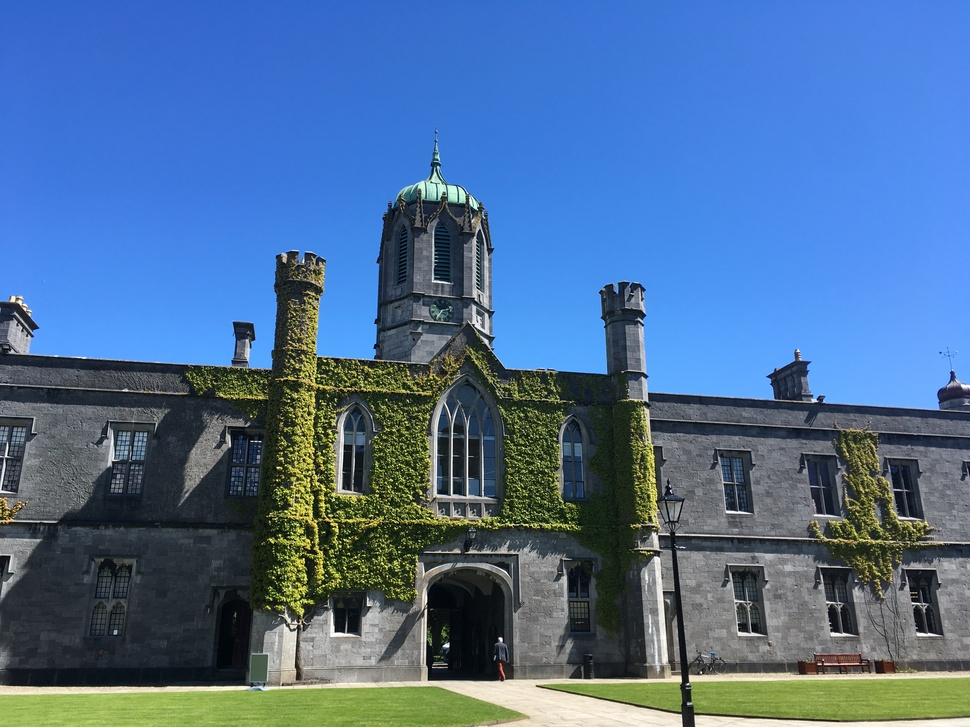
%> input picture Code/2018/ImageProcessing/test.jpg, 970 x 727 px, shrunk from 4032 x 3024 before the run
$ octave Test.m   (GNU Octave 9; MATLAB toolbox functions it lacks are replaced by stand-ins)
%> lines starting %> are read from the running program, lines starting %| are printed output that depends on the picture
clear;

% see https://www.colorspire.com/rgb-color-wheel/


f = imread('test.jpg');
%> f is the input picture: size 727x970x3 uint8; mean R, G, B 77.9, 111, 149.9
f1 = f;
f2 = f;
f3 = f;


 f1(:,:,1) =0;
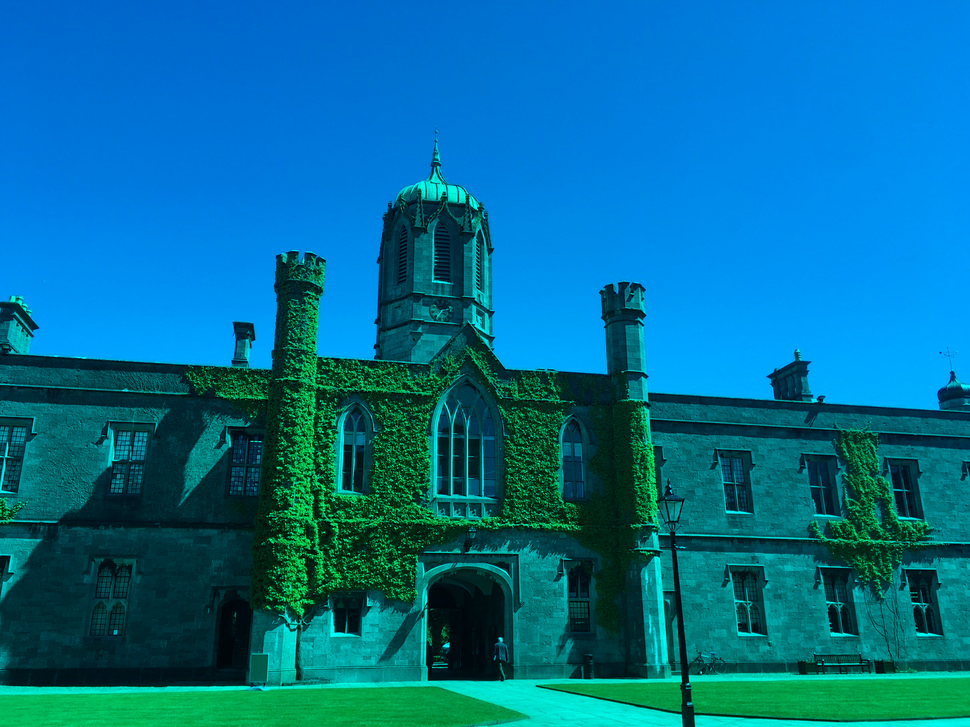
%> f1: size 727x970x3 uint8; mean R, G, B 0, 111, 149.9
 f2(:,:,2) =0;
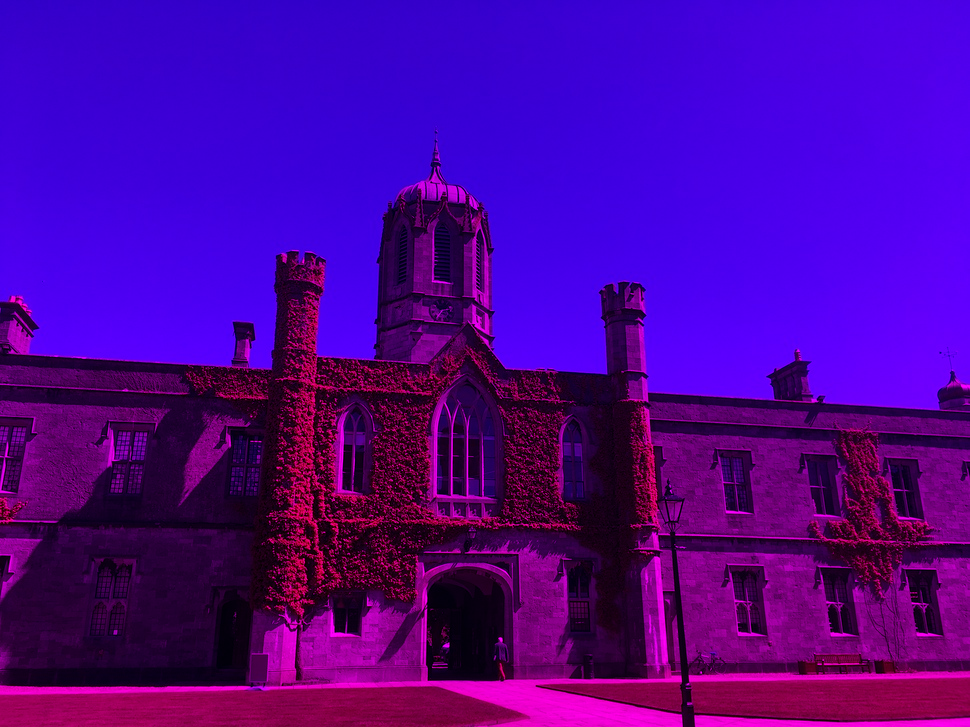
%> f2: size 727x970x3 uint8; mean R, G, B 77.9, 0, 149.9
 f3(:,:,3) =0;
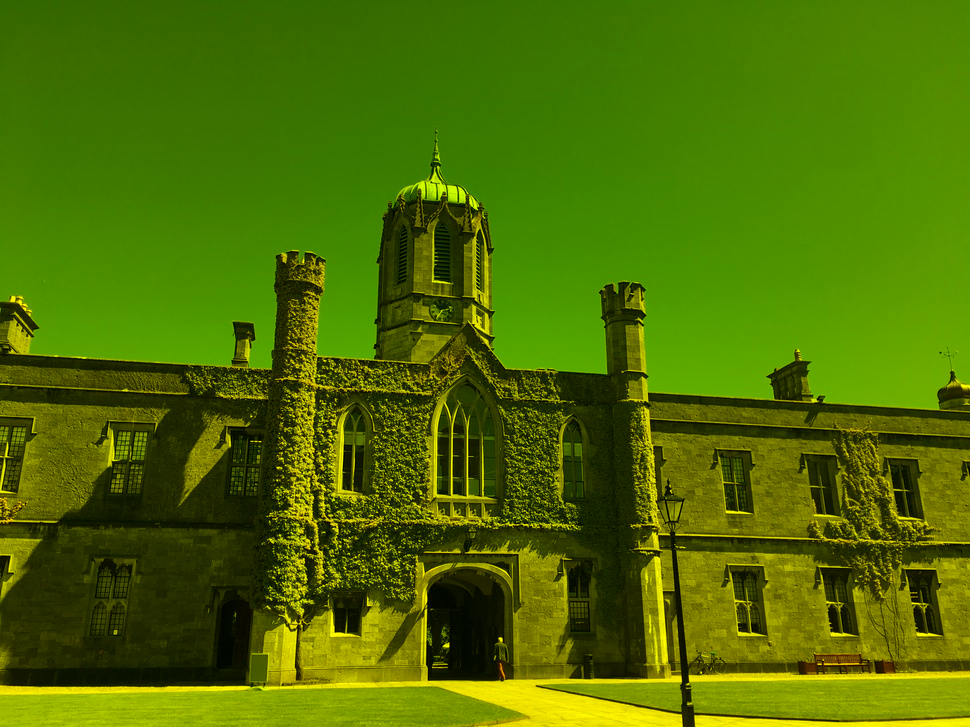
%> f3: size 727x970x3 uint8; mean R, G, B 77.9, 111, 0

 %imshow(f);

 R = f(:,:,1);
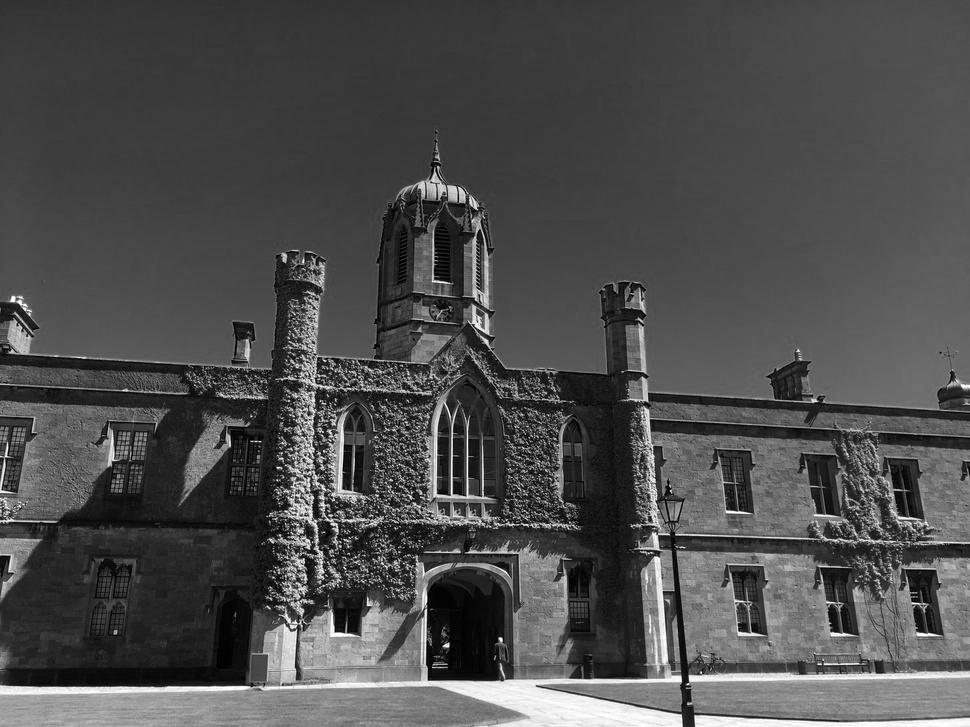
%> R: size 727x970 uint8; min 0, max 255, mean 77.9
G = f(:,:,2);
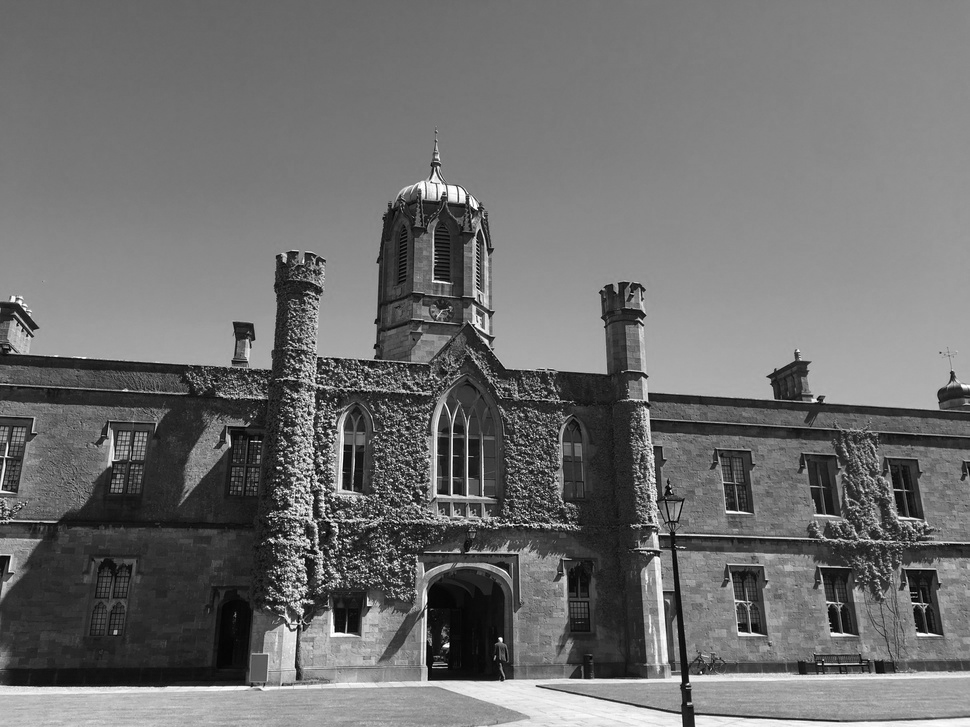
%> G: size 727x970 uint8; min 0, max 255, mean 111
B = f(:,:,3);
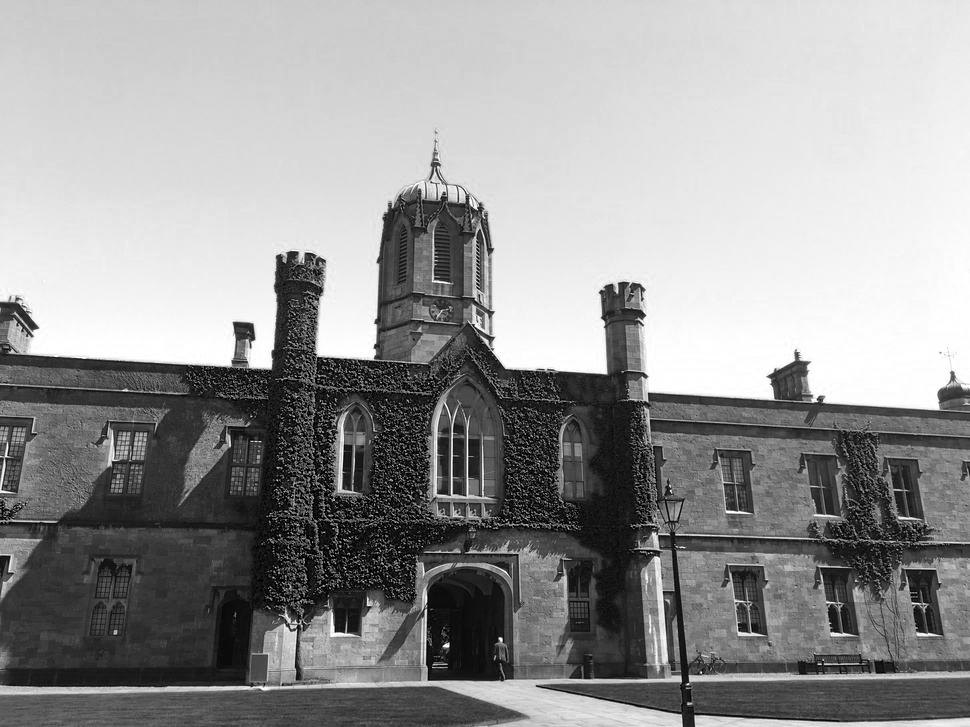
%> B: size 727x970 uint8; min 0, max 255, mean 149.9

T = randi([0 1], 10000,10000);

T1 = rand(1000,1000);
